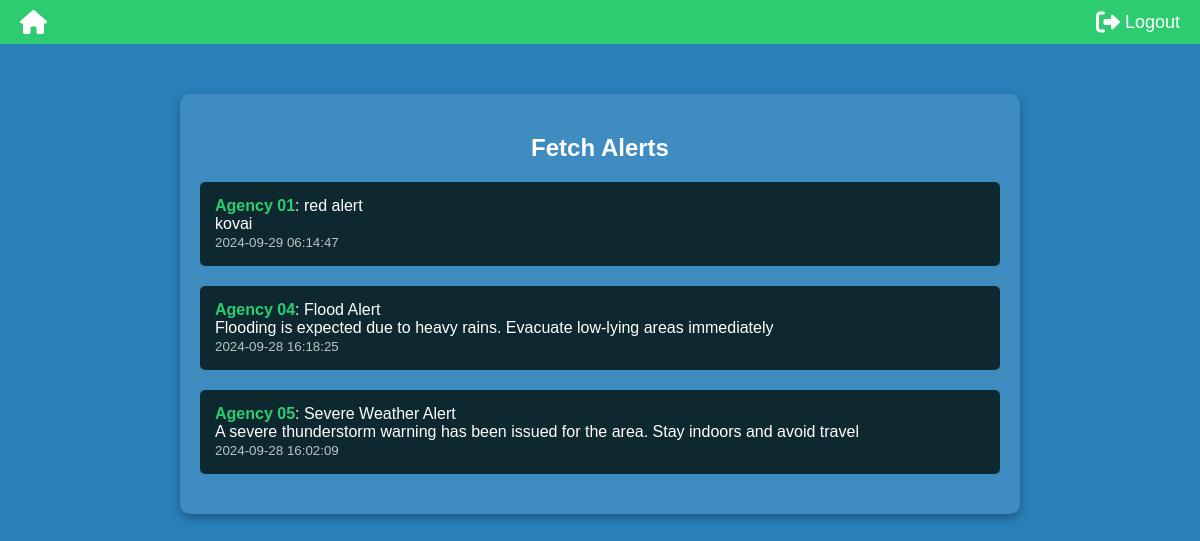
The app's page /fetch_alerts.php with its own data.
### tables this page shows
CREATE TABLE `alerts` (
  `id` int(11) NOT NULL,
  `agency_id` int(11) DEFAULT NULL,
  `title` varchar(255) DEFAULT NULL,
  `message` text DEFAULT NULL,
  `status` enum('open','closed') DEFAULT 'open',
  `timestamp` timestamp NOT NULL DEFAULT current_timestamp()
);

CREATE TABLE `agencies` (
  `id` int(11) NOT NULL,
  `name` varchar(255) NOT NULL,
  `email` varchar(255) NOT NULL,
  `password` varchar(255) NOT NULL,
  `contact_number` varchar(20) DEFAULT NULL,
  `expertise` text DEFAULT NULL,
  `resources` text DEFAULT NULL,
  `last_activity` timestamp NOT NULL DEFAULT current_timestamp(),
  `latitude` decimal(10,8) NOT NULL,
  `longitude` decimal(11,8) NOT NULL,
  `type` varchar(50) NOT NULL
);

### fetch_alerts.php (the view, shortened to what this page needs)
<?php
include('header.php');
require 'db_connect.php';
$sql = "SELECT a.name, al.title, al.message, al.timestamp
        FROM alerts al
        JOIN agencies a ON al.agency_id = a.id
        WHERE al.status = 'open'
        ORDER BY al.timestamp DESC";
$result = $conn->query($sql);
?>
<!DOCTYPE html>
<html lang="en">
<head>
</head>
<body>
    <div class="container">
        <h2>Fetch Alerts</h2>
        <?php
        if ($result->num_rows > 0) {
            while ($row = $result->fetch_assoc()) {
                echo "<div class='alert'>
                        <strong>" . htmlspecialchars($row['name']) . "</strong>: " .
                        htmlspecialchars($row['title']) . "<br>" .
                        htmlspecialchars($row['message']) . "<br>
                        <small>" . htmlspecialchars($row['timestamp']) . "</small>
                      </div>";
            }
        } else {
            echo "<p>No open alerts available.</p>";
        }
        ?>
    </div>
</body>
</html>

### header.php (shortened to what this page needs)
<!DOCTYPE html>
<html lang="en">
<head>
    <link rel="stylesheet" href="https://cdnjs.cloudflare.com/ajax/libs/font-awesome/6.0.0-beta3/css/all.min.css">
</head>
<body>
    <header>
        <a href="dashboard.php" class="home-icon" title="Go to Dashboard">
            <i class="fas fa-home"></i>
        </a>
        <a href="logout.php" class="logout-button" title="Logout">
            <i class="fas fa-sign-out-alt"></i> Logout
        </a>
    </header>
</body>
</html>

### header.php (style rules this page uses)
body { margin: 0; padding: 0; font-family: Arial, sans-serif; background: #2980b9; color: #fff; }
header { display: flex; justify-content: space-between; align-items: center; padding: 10px 20px; background-color: #2ecc71; position: relative; }
.home-icon { display: flex; align-items: center; color: #fff; text-decoration: none; font-size: 18px; }
.logout-button { display: flex; align-items: center; color: #fff; text-decoration: none; font-size: 18px; margin-left: auto; }
.home-icon i, .logout-button i { font-size: 24px; margin-right: 5px; }

### fetch_alerts.php (style rules this page uses)
body { margin: 0; padding: 0; font-family: Arial, sans-serif; background: #2980b9; color: #fff; }
.container { max-width: 800px; margin: 50px auto; padding: 20px; background: rgba(255, 255, 255, 0.1); border-radius: 10px; box-shadow: 0 4px 10px rgba(0, 0, 0, 0.3); }
.alert { margin-bottom: 20px; padding: 15px; background: rgb(13, 41, 47); border-radius: 5px; }
strong { color: #2ecc71; }
small { color: #bdc3c7; }
h2 { text-align: center; color: #fff; }

### records on screen
alerts: agency.name "Agency 01", title "red alert", message "kovai", timestamp "2024-09-29 06:14:47"
alerts: agency.name "Agency 04", title "Flood Alert", message "Flooding is expected due to heavy rains. Evacuate low-lying areas immediately", timestamp "2024-09-28 16:18:25"
alerts: agency.name "Agency 05", title "Severe Weather Alert", message "A severe thunderstorm warning has been issued for the area. Stay indoors and avoid travel", timestamp "2024-09-28 16:02:09"
